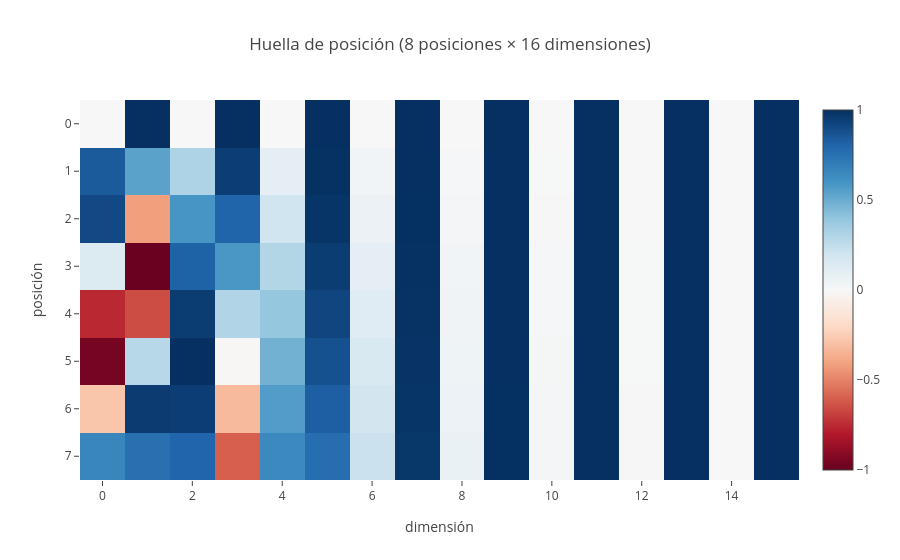

The notebook cell this image was saved under:
### Markdown cell above
---
# 5 · Posición y atención

> 🎬 **Escena 5 · Posición y atención** — **Momento 1 · El orden importa**

«El perro mordió al hombre» y «el hombre mordió al perro» tienen las mismas palabras. A cada embedding se le suma una **huella de posición** sinusoidal:

$$PE_{p,2i} = \sin\left(\frac{p}{10000^{2i/d}}\right) \qquad PE_{p,2i+1} = \cos\left(\frac{p}{10000^{2i/d}}\right)$$

### Code cell
PE = codificacion_posicional(8, 16).numpy()
px.imshow(PE, color_continuous_scale="RdBu", zmin=-1, zmax=1, labels=dict(x="dimensión", y="posición"),
          title="Huella de posición (8 posiciones × 16 dimensiones)", aspect="auto")

### Figure 1 — Plotly figure (JSON) as saved in the notebook; plotly's stock layout.template omitted (floating-point values rounded to 4 significant figures)
{"data": [{"coloraxis": "coloraxis", "hovertemplate": "dimensión: %{x}<br>posición: %{y}<br>color: %{z}<extra></extra>", "name": "0", "type": "heatmap", "xaxis": "x", "yaxis": "y", "z": [[0.0, 1.0, 0.0, 1.0, 0.0, 1.0, 0.0, 1.0, 0.0, 1.0, 0.0, 1.0, 0.0, 1.0, 0.0, 1.0], [0.8415, 0.5403, 0.311, 0.9504, 0.09983, 0.995, 0.03162, 0.9995, 0.01, 0.9999, 0.003162, 1.0, 0.001, 1.0, 0.0003162, 1.0], [0.9093, -0.4161, 0.5911, 0.8066, 0.1987, 0.9801, 0.0632, 0.998, 0.02, 0.9998, 0.006325, 1.0, 0.002, 1.0, 0.0006325, 1.0], [0.1411, -0.99, 0.8126, 0.5828, 0.2955, 0.9553, 0.09473, 0.9955, 0.03, 0.9996, 0.009487, 1.0, 0.003, 1.0, 0.0009487, 1.0], [-0.7568, -0.6536, 0.9536, 0.3011, 0.3894, 0.9211, 0.1262, 0.992, 0.03999, 0.9992, 0.01265, 0.9999, 0.004, 1.0, 0.001265, 1.0], [-0.9589, 0.2837, 0.9999, -0.01034, 0.4794, 0.8776, 0.1575, 0.9875, 0.04998, 0.9988, 0.01581, 0.9999, 0.005, 1.0, 0.001581, 1.0], [-0.2794, 0.9602, 0.9471, -0.3208, 0.5646, 0.8253, 0.1886, 0.9821, 0.05996, 0.9982, 0.01897, 0.9998, 0.006, 1.0, 0.001897, 1.0], [0.657, 0.7539, 0.8004, -0.5994, 0.6442, 0.7648, 0.2196, 0.9756, 0.06994, 0.9976, 0.02213, 0.9998, 0.007, 1.0, 0.002214, 1.0]]}], "layout": {"coloraxis": {"autocolorscale": false, "cmax": 1, "cmin": -1, "colorscale": [[0, "rgb(103,0,31)"], [0.1, "rgb(178,24,43)"], [0.2, "rgb(214,96,77)"], [0.3, "rgb(244,165,130)"], [0.4, "rgb(253,219,199)"], [0.5, "rgb(247,247,247)"], [0.6, "rgb(209,229,240)"], [0.7, "rgb(146,197,222)"], [0.8, "rgb(67,147,195)"], [0.9, "rgb(33,102,172)"], [1, "rgb(5,48,97)"]]}, "title": {"text": "Huella de posición (8 posiciones × 16 dimensiones)"}, "xaxis": {"anchor": "y", "domain": [0, 1], "title": {"text": "dimensión"}}, "yaxis": {"anchor": "x", "autorange": "reversed", "domain": [0, 1], "title": {"text": "posición"}}}}
